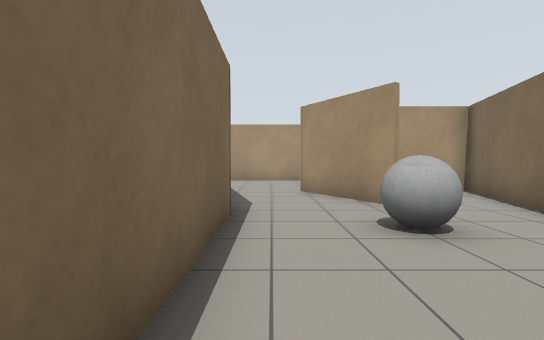
view 1 (above)

18 first-person views from a walk through a robot-simulator world made for Gazebo. The camera is 0.94 m above the floor, tilts 2° down and sees 85° across. The floor is counted in squares, 1 m on a side. Each view is taken from the middle of a square. On the plan, view 1 faces up. The plan holds only what a view shows up to about 11 squares ahead; the rest is blank.

view 2
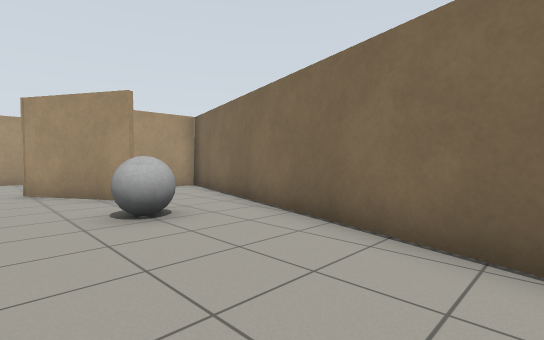

view 3
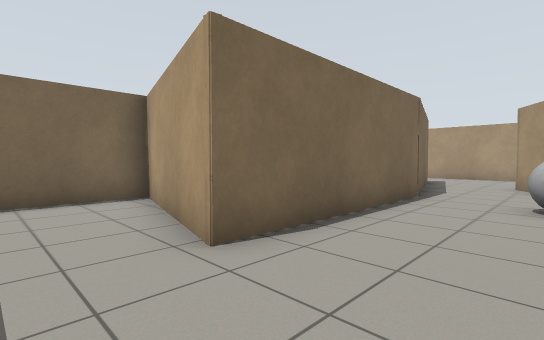

view 4
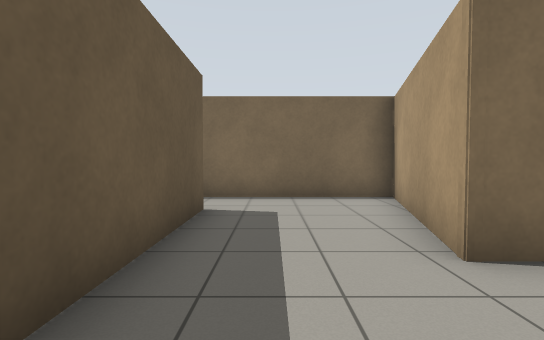

view 5
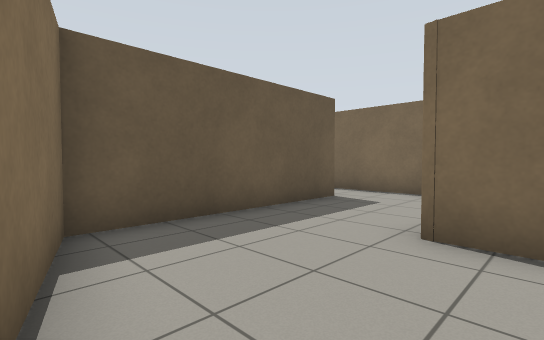

view 6
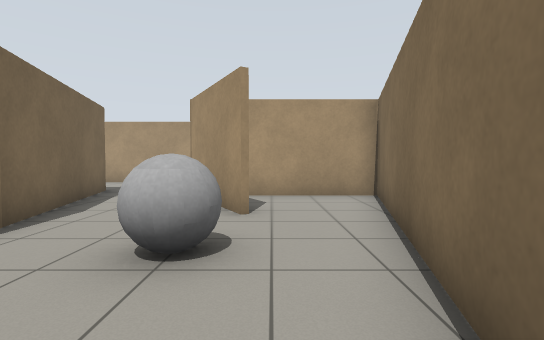

view 7
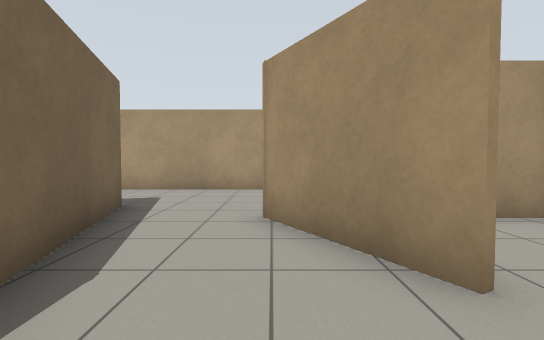

view 8
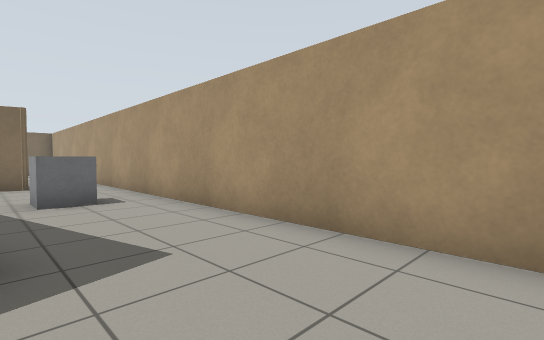

view 9
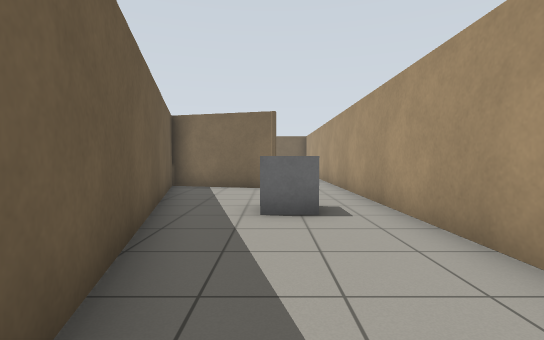

view 10
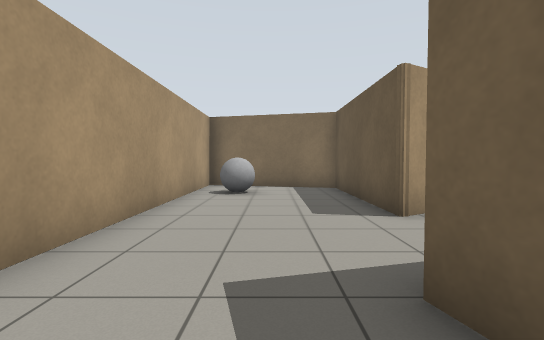

view 11
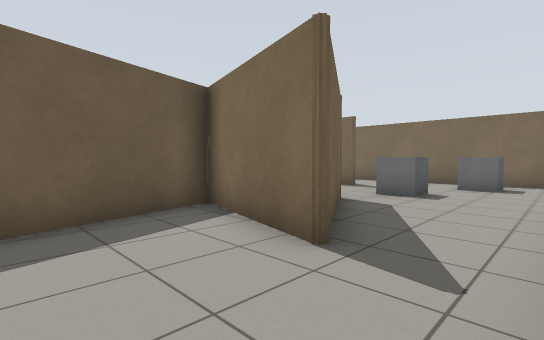

view 12
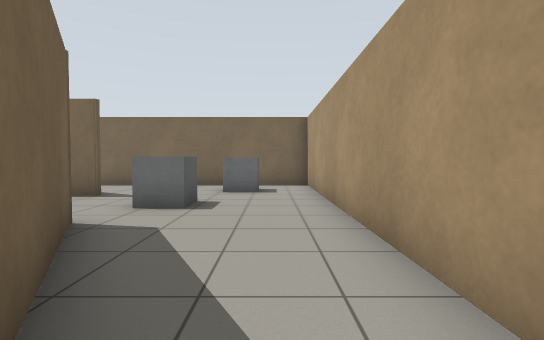

view 13
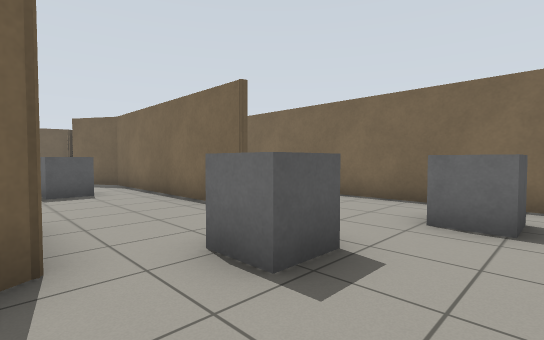

view 14
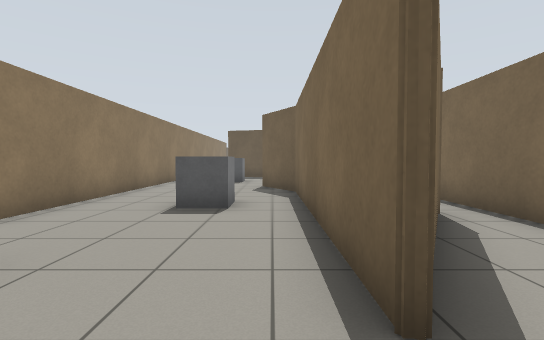

view 15
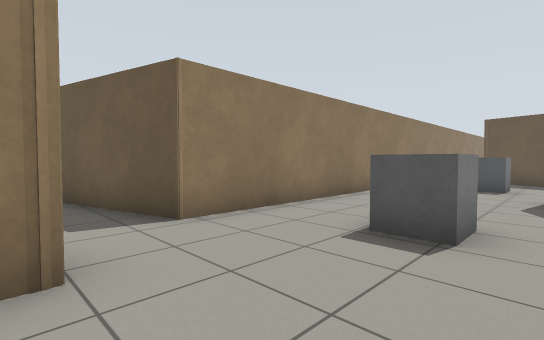

view 16
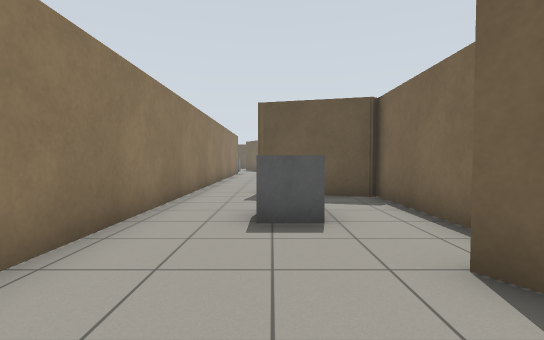

view 17
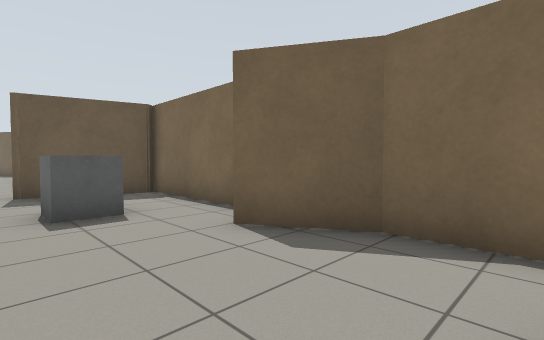

view 18
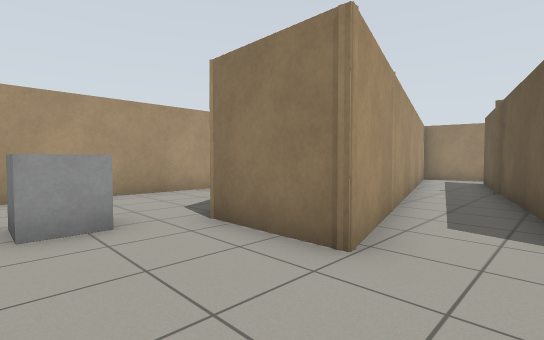

### Floor plan
Points are (right, up) in squares from view 1. A wall is a line through its corners. A room is listed if a view was taken in it or the views show most of it. See-through windows are left out.
Room 1 (views 1, 2, 3, 4, 5, 6, 7)
walls: (-0.7, 5.1) (-0.7, -1.2) (-5.4, 0) (-5.4, -4.5); (2.5, 6) (0.8, 8.9); (-1.5, 8.1) (-0.7, 4.9); (-3.6, -4.3) (2.3, -4.3) (5.8, 8.7) (2.4, 8.7)
ways out: opening at (0, 9) to room 2; opening at (-4, -4)
objects: grey ball (2, 4)
Room 2 (views 8, 9, 10, 11, 12)
walls: (0.8, 8.9) (5.8, 8.9) (7, 13.3) (-12.5, 13.3); (-10.6, 11.2) (-11.6, 7.4) (-2, 10) (-1.5, 8.1)
ways out: opening at (0, 9) to room 1; opening at (-11.5, 12.5) to room 3
objects: grey box (-7, 11) to (-6, 12); grey ball (4, 12) to (5, 12)
Room 3 (views 13, 14, 15, 16, 17, 18)
walls: (-14.3, 6.5) (-14.3, 9) (-10.6, 11.2); (-19.9, 3.9) (-17.7, 7.7) (-17.7, 0.3) (-16.7, -1.5); (-17.7, -2.8) (-17.7, -6.8); (-12.5, 13.3) (-21, 13.3) (-21, 4); (-17.6, -6.4) (-14.6, -7.2); (-12.7, -8.5) (-12.7, 4.8)
ways out: opening at (-11.5, 12.5) to room 2; opening at (-13, 6) to room 4; opening at (-14, -9); gap at (-20, 4)
objects: grey box (-19, 11); grey box (-16, -4) to (-15, -4); grey box (-16, 3) to (-15, 3); grey box (-16, 10)
Room 4 (no view inside)
walls: (-12.7, 4.8) (-7.1, 6.3); (-5.4, 8.9) (-14.3, 6.5)
ways out: opening at (-13, 6) to room 3

Positions as (right, up) in squares from view 1, and headings:
1: (0, 0), facing up
2: (0, -1), facing up-right
3: (2, -3), facing up-left
4: (2, -3), facing left
5: (3, 0), facing down-left
6: (3, 1), facing up
7: (1, 4), facing up
8: (1, 10), facing up-left
9: (-1, 11), facing left
10: (-4, 11), facing right
11: (-8, 13), facing down-left
12: (-10, 12), facing left
13: (-14, 12), facing down-left
14: (-17, 9), facing down
15: (-17, 7), facing down-right
16: (-15, 1), facing down
17: (-14, 2), facing down-left
18: (-17, 5), facing up-right
